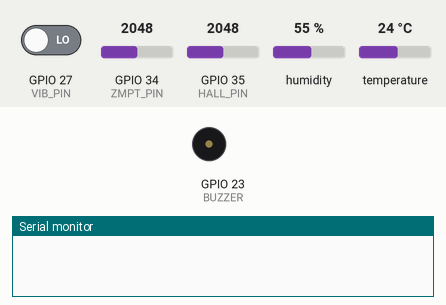
This sketch was run on a simulated ESP32. Parts: buzzer (waves = sounding, pin HIGH), the last lines printed to the serial monitor. Inputs (shaded band) come from the test bench; at power-on: temperature 24 °C, GPIO 27 (VIB_PIN) LOW, GPIO 34 (ZMPT_PIN) = 2048, GPIO 35 (HALL_PIN) = 2048, humidity 55 % (analog values on the 0–4095 scale). WiFi joins after 1.5 s; servers stay silent unless stated.

Above: at 3.0 s.
3.1 s: temperature set to 33 °C
5.3 s: temperature set to 36 °C
At 9.0 s:
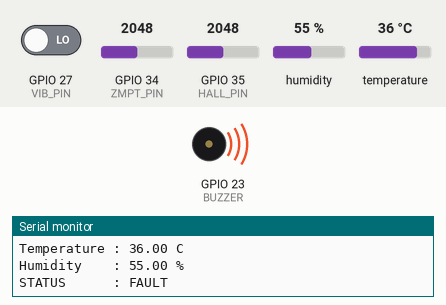
9.3 s: temperature set to 12 °C
At 12.3 s:
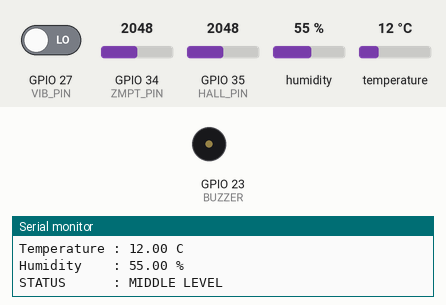
13.3 s: temperature set to 41 °C
At 16.5 s:
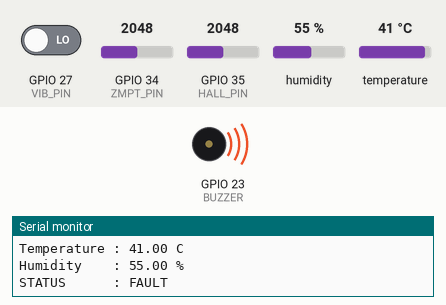
Timing chart, 0 to 18.0 s (numbered marks = the images above; inputs shaded):
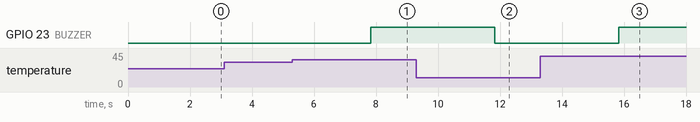

Measured:
- the behaviour switches between 34 and 35 °C on temperature (found by bisection; images 0 and 1)
- after the input at 5.3 s, GPIO 23 (BUZZER): LOW → HIGH after 2.5 s
- after the input at 9.3 s, GPIO 23 (BUZZER): HIGH → LOW after 2.5 s
- after the input at 13.3 s, GPIO 23 (BUZZER): LOW → HIGH after 2.5 s

The sketch:

cable_health_monitoring.ino
```cpp
/*
  Smart Industrial Cable Health Monitoring System
  Controller: ESP32
  IoT platform: Blynk
  Sensors: ZMPT101B voltage sensor, Hall-effect sensor,
           vibration sensor, DHT11 temperature/humidity sensor
  Output: Buzzer + Blynk dashboard

  SECURITY:
  Enter your own Blynk token and Wi-Fi credentials locally.
  Do not commit real credentials to a public repository.
*/

#define BLYNK_TEMPLATE_ID "YOUR_BLYNK_TEMPLATE_ID"
#define BLYNK_TEMPLATE_NAME "YOUR_BLYNK_TEMPLATE_NAME"
#define BLYNK_AUTH_TOKEN "YOUR_BLYNK_AUTH_TOKEN"

#include <WiFi.h>
#include <BlynkSimpleEsp32.h>
#include <DHT.h>

char ssid[] = "YOUR_WIFI_NAME";
char pass[] = "YOUR_WIFI_PASSWORD";

#define ZMPT_PIN 34
#define HALL_PIN 35
#define VIB_PIN 27
#define DHT_PIN 4
#define BUZZER 23

#define DHTTYPE DHT11

DHT dht(DHT_PIN, DHTTYPE);
BlynkTimer timer;

// Thresholds (calibrate these values for your actual sensors and setup)
int HALL_MIDDLE = 2000;
int HALL_FAULT = 3000;

float TEMP_MIDDLE = 30;
float TEMP_FAULT = 35;

float VOLT_MIN = 200;
float VOLT_MAX = 260;

void readSensors()
{
  int hallValue = analogRead(HALL_PIN);
  int vibration = digitalRead(VIB_PIN);

  float temperature = dht.readTemperature();
  float humidity = dht.readHumidity();

  // Basic ADC-based estimate only; calibrate against a true-RMS meter.
  int zmptValue = analogRead(ZMPT_PIN);
  float voltage = zmptValue * (3.3 / 4095.0) * 100;

  bool fault = false;
  bool middle = false;

  // Hall-effect sensor
  if (hallValue >= HALL_FAULT)
    fault = true;
  else if (hallValue >= HALL_MIDDLE)
    middle = true;

  // Vibration sensor
  if (vibration == HIGH)
    fault = true;

  // Temperature sensor
  if (!isnan(temperature)) {
    if (temperature >= TEMP_FAULT)
      fault = true;
    else if (temperature >= TEMP_MIDDLE)
      middle = true;
  }

  // Voltage sensor
  if (voltage < 150 || voltage > 280)
    fault = true;
  else if (voltage < VOLT_MIN || voltage > VOLT_MAX)
    middle = true;

  String status;
  if (fault) {
    status = "FAULT";
    digitalWrite(BUZZER, HIGH);
  } else if (middle) {
    status = "MIDDLE LEVEL";
    digitalWrite(BUZZER, LOW);
  } else {
    status = "NORMAL";
    digitalWrite(BUZZER, LOW);
  }

  Serial.println("---------------------------");
  Serial.print("Voltage     : "); Serial.print(voltage); Serial.println(" V");
  Serial.print("Hall Effect : "); Serial.println(hallValue);
  Serial.print("Vibration   : "); Serial.println(vibration);

  Serial.print("Temperature : ");
  if (isnan(temperature)) Serial.println("Sensor error");
  else { Serial.print(temperature); Serial.println(" C"); }

  Serial.print("Humidity    : ");
  if (isnan(humidity)) Serial.println("Sensor error");
  else { Serial.print(humidity); Serial.println(" %"); }

  Serial.print("STATUS      : "); Serial.println(status);

  // Blynk virtual pin mapping:
  // V0 = voltage, V1 = Hall value, V2 = temperature,
  // V3 = humidity, V4 = vibration, V5 = status
  Blynk.virtualWrite(V0, voltage);
  Blynk.virtualWrite(V1, hallValue);
  if (!isnan(temperature)) Blynk.virtualWrite(V2, temperature);
  if (!isnan(humidity)) Blynk.virtualWrite(V3, humidity);
  Blynk.virtualWrite(V4, vibration);
  Blynk.virtualWrite(V5, status);
}

void setup()
{
  Serial.begin(115200);

  pinMode(VIB_PIN, INPUT);
  pinMode(BUZZER, OUTPUT);
  digitalWrite(BUZZER, LOW);

  dht.begin();
  analogReadResolution(12);

  Blynk.begin(BLYNK_AUTH_TOKEN, ssid, pass);
  timer.setInterval(2000L, readSensors);
}

void loop()
{
  Blynk.run();
  timer.run();
}
```
